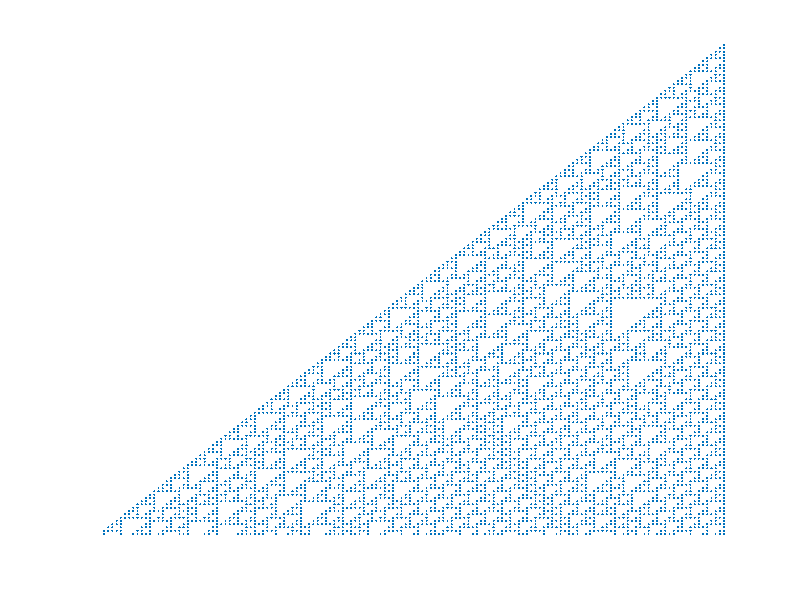

Source code (MATLAB):
rule = [30, 90, 110]; n = 150;
for r = rule
  M=zeros(n,2*n); M(1,n) = 1;
  for i=2:n
    for j=2:2*n-1
      M(i,j)=bitget(r, 1+M(i-1,j-1:j+1)*[4 2 1]'); 
    end
  end
  spy(M,5); axis off; axis tight;
end
